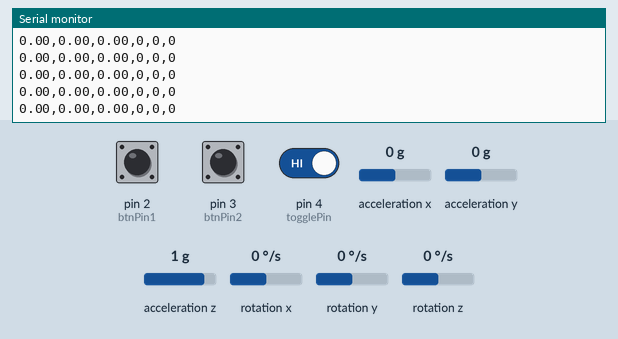
Bench run of a sketch on a simulated Arduino Uno, built with avr-gcc and run on an emulated ATmega328P. Shown: the last lines printed to the serial monitor. Wiring (inferred from the names in the program): MPU-6050 motion sensor at I2C address 0x68. The test bench sets the inputs (shaded band); at power-on: acceleration x 0 g, acceleration y 0 g, rotation z 0 °/s, pin 4 (togglePin) HIGH, pin 3 (btnPin2) HIGH, pin 2 (btnPin1) HIGH, acceleration z 1 g, rotation x 0 °/s, rotation y 0 °/s.

Above: at 1.6 s.
1.7 s: acceleration x set to -1.4 g
At 2.4 s:
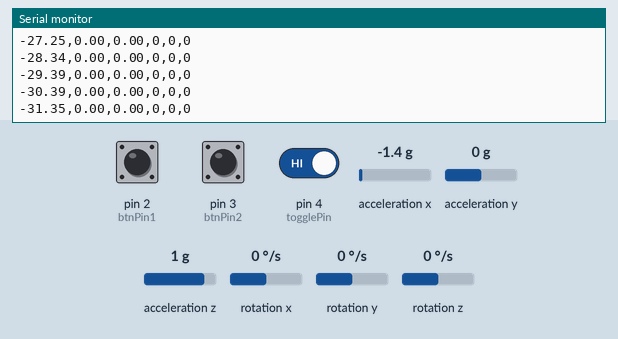
3.2 s: acceleration y set to 0.8 g
At 4.0 s:
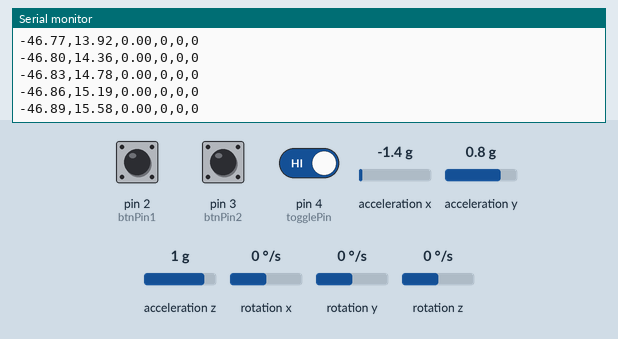
6.2 s: rotation z set to -192 °/s
At 6.7 s:
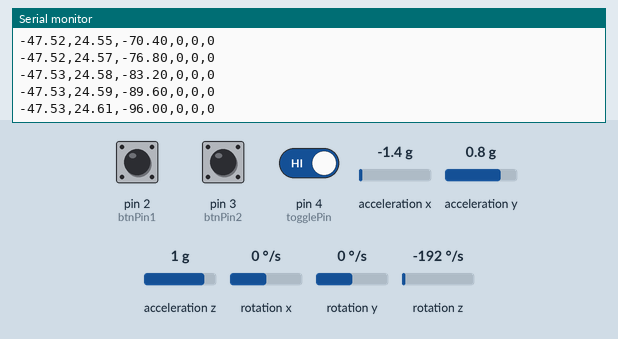
9.2 s: pin 4 (togglePin) driven LOW
12.2 s: rotation z set to 192 °/s
At 13.3 s:
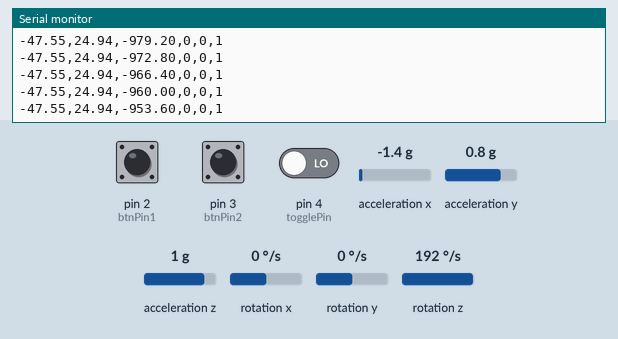
15.2 s: pin 3 (btnPin2) pulled LOW for 3.2 s
Timing chart, 0 to 18.2 s (numbered marks = the images above; inputs shaded):
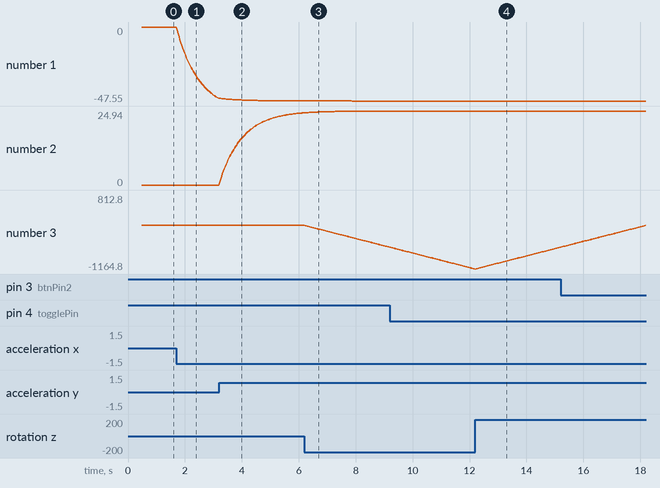

The sketch:

programharrdware.ino
```cpp
#include <Wire.h>
#include <math.h>

#define MPU6050_I2C_ADDRESS 0x68
#define FREQ 30.0 // sample frequency in Hz
double gSensitivity = 65.5; // for 500 deg/s

double gx = 0, gy = 0, gz = 0;  // roll, pitch, yaw
double gyrX = 0, gyrY = 0, gyrZ = 0;
int16_t accX = 0, accY = 0, accZ = 0;

double gyrXoffs = -281.00, gyrYoffs = 18.00, gyrZoffs = -83.00;

// Button pins
const int btnPin1 = 2;  // push button 1 (momentary)
const int btnPin2 = 3;  // push button 2 (momentary)
const int togglePin = 4; // toggle button

// Variables for toggle button state
bool toggleState = false;
bool lastToggleReading = false;

void setup() {
  Serial.begin(38400);
  Wire.begin();

  pinMode(btnPin1, INPUT_PULLUP); // tombol aktif LOW jika ditekan
  pinMode(btnPin2, INPUT_PULLUP);
  pinMode(togglePin, INPUT_PULLUP);

  // Wake up MPU6050
  i2c_write_reg(MPU6050_I2C_ADDRESS, 0x6b, 0x00);
  i2c_write_reg(MPU6050_I2C_ADDRESS, 0x1a, 0x01); // low pass filter
  i2c_write_reg(MPU6050_I2C_ADDRESS, 0x1b, 0x08); // gyro range 500 deg/s

  uint8_t sample_div = 1000 / FREQ - 1;
  i2c_write_reg(MPU6050_I2C_ADDRESS, 0x19, sample_div);

  calibrate();
}

void loop() {
  unsigned long start_time = millis();

  read_sensor_data();

  // Hitung rotasi dari gyro (integrasi sudut per waktu)
  gx += gyrX / FREQ; // Roll
  gy += gyrY / FREQ; // Pitch
  gz += gyrZ / FREQ; // Yaw

  // Komplementary filter dengan accelerometer
  double acc_pitch = atan2(accY, sqrt(pow(accX, 2) + pow(accZ, 2))) * 180 / M_PI;
  double acc_roll  = atan2(accX, sqrt(pow(accY, 2) + pow(accZ, 2))) * 180 / M_PI;

  gx = gx * 0.96 + acc_roll * 0.04;
  gy = gy * 0.96 + acc_pitch * 0.04;

  // Baca tombol push button (active LOW)
  int btn1State = digitalRead(btnPin1) == LOW ? 1 : 0;
  int btn2State = digitalRead(btnPin2) == LOW ? 1 : 0;

  // Baca dan update toggle button (active LOW)
  bool toggleReading = digitalRead(togglePin) == LOW ? true : false;
  if (toggleReading && !lastToggleReading) {
    // Tombol baru saja ditekan, toggle state
    toggleState = !toggleState;
  }
  lastToggleReading = toggleReading;

  int toggleOut = toggleState ? 1 : 0;

  // Output data roll, pitch, yaw + tombol
  Serial.print(gx, 2); Serial.print(",");
  Serial.print(gy, 2); Serial.print(",");
  Serial.print(gz, 2); Serial.print(",");
  Serial.print(btn1State); Serial.print(",");
  Serial.print(btn2State); Serial.print(",");
  Serial.println(toggleOut);

  delay(((1 / FREQ) * 1000) - (millis() - start_time));
}

void calibrate() {
  long xSum = 0, ySum = 0, zSum = 0;
  uint8_t i2cData[6];
  int num = 500;

  for (int x = 0; x < num; x++) {
    if (i2c_read(MPU6050_I2C_ADDRESS, 0x43, i2cData, 6) != 0) return;

    xSum += ((i2cData[0] << 8) | i2cData[1]);
    ySum += ((i2cData[2] << 8) | i2cData[3]);
    zSum += ((i2cData[4] << 8) | i2cData[5]);
  }

  gyrXoffs = xSum / num;
  gyrYoffs = ySum / num;
  gyrZoffs = zSum / num;
}

void read_sensor_data() {
  uint8_t i2cData[14];
  if (i2c_read(MPU6050_I2C_ADDRESS, 0x3b, i2cData, 14) != 0) return;

  accX = ((i2cData[0] << 8) | i2cData[1]);
  accY = ((i2cData[2] << 8) | i2cData[3]);
  accZ = ((i2cData[4] << 8) | i2cData[5]);

  gyrX = (((i2cData[8] << 8) | i2cData[9]) - gyrXoffs) / gSensitivity;
  gyrY = (((i2cData[10] << 8) | i2cData[11]) - gyrYoffs) / gSensitivity;
  gyrZ = (((i2cData[12] << 8) | i2cData[13]) - gyrZoffs) / gSensitivity;
}

// I2C Functions
int i2c_read(int addr, int start, uint8_t *buffer, int size) {
  Wire.beginTransmission(addr);
  Wire.write(start);
  if (Wire.endTransmission(false) != 0) return -1;

  Wire.requestFrom(addr, size, true);
  for (int i = 0; i < size && Wire.available(); i++) {
    buffer[i] = Wire.read();
  }
  return 0;
}

int i2c_write(int addr, int start, const uint8_t *pData, int size) {
  Wire.beginTransmission(addr);
  Wire.write(start);
  Wire.write(pData, size);
  return Wire.endTransmission(true);
}

int i2c_write_reg(int addr, int reg, uint8_t data) {
  return i2c_write(addr, reg, &data, 1);
}
```

Measured:
- after the input at 1.7 s, the serial monitor: prints a new line at once (image 1)
- plotted number 1: 0 → -45.79 after the input at 1.7 s
